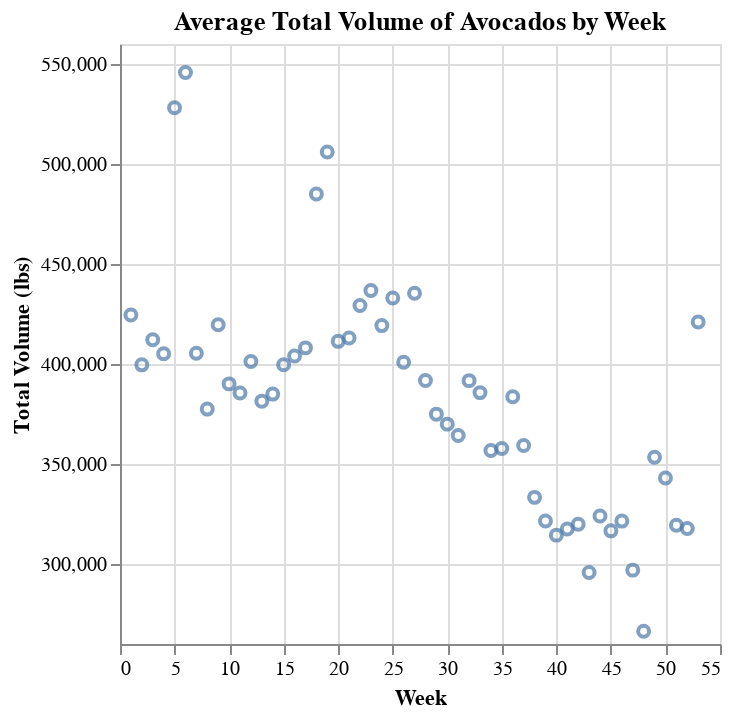

Notebook code for this chart:
### Code cell
"""
7. Create another scatter plot
"""
# Create scatter plot to visualize avg total avo volume by week
scatter_aggregate_2 = alt.Chart(avocado_aggregate_2).mark_point().encode(
    x=alt.X('wk', title='Week'),
    y=alt.Y('total_volume')
            .title("Total Volume (lbs)")
            .scale(zero=False)
).properties(
    title="Average Total Volume of Avocados by Week"
)

scatter_aggregate_2 # Display chart

### Figure 1 — Vega specification as saved in the notebook (floating-point values rounded to 4 significant figures)
{"$schema": "https://vega.github.io/schema/vega/v5.json", "data": [{"name": "source_0", "values": [{"total_volume": 424500.0, "wk": 1}, {"total_volume": 399600.0, "wk": 2}, {"total_volume": 412100.0, "wk": 3}, {"total_volume": 405100.0, "wk": 4}, {"total_volume": 528100.0, "wk": 5}, {"total_volume": 545700.0, "wk": 6}, {"total_volume": 405400.0, "wk": 7}, {"total_volume": 377400.0, "wk": 8}, {"total_volume": 419700.0, "wk": 9}, {"total_volume": 390100.0, "wk": 10}, {"total_volume": 385500.0, "wk": 11}, {"total_volume": 401200.0, "wk": 12}, {"total_volume": 381400.0, "wk": 13}, {"total_volume": 385000.0, "wk": 14}, {"total_volume": 399600.0, "wk": 15}, {"total_volume": 404000.0, "wk": 16}, {"total_volume": 408100.0, "wk": 17}, {"total_volume": 485000.0, "wk": 18}, {"total_volume": 506000.0, "wk": 19}, {"total_volume": 411300.0, "wk": 20}, {"total_volume": 413000.0, "wk": 21}, {"total_volume": 429200.0, "wk": 22}, {"total_volume": 436800.0, "wk": 23}, {"total_volume": 419200.0, "wk": 24}, {"total_volume": 433000.0, "wk": 25}, {"total_volume": 400800.0, "wk": 26}, {"total_volume": 435400.0, "wk": 27}, {"total_volume": 391700.0, "wk": 28}, {"total_volume": 374900.0, "wk": 29}, {"total_volume": 369900.0, "wk": 30}, {"total_volume": 364300.0, "wk": 31}, {"total_volume": 391700.0, "wk": 32}, {"total_volume": 385700.0, "wk": 33}, {"total_volume": 356800.0, "wk": 34}, {"total_volume": 357700.0, "wk": 35}, {"total_volume": 383600.0, "wk": 36}, {"total_volume": 359300.0, "wk": 37}, {"total_volume": 333300.0, "wk": 38}, {"total_volume": 321500.0, "wk": 39}, {"total_volume": 314400.0, "wk": 40}, {"total_volume": 317500.0, "wk": 41}, {"total_volume": 319900.0, "wk": 42}, {"total_volume": 295800.0, "wk": 43}, {"total_volume": 324000.0, "wk": 44}, {"total_volume": 316600.0, "wk": 45}, {"total_volume": 321500.0, "wk": 46}, {"total_volume": 296900.0, "wk": 47}, {"total_volume": 266300.0, "wk": 48}, {"total_volume": 353400.0, "wk": 49}, {"total_volume": 343000.0, "wk": 50}, {"total_volume": 319400.0, "wk": 51}, {"total_volume": 317700.0, "wk": 52}, {"total_volume": 421000.0, "wk": 53}]}, {"name": "source_0_x_domain_wk", "values": [{"min": 1, "max": 53}]}, {"name": "source_0_y_domain_total_volume", "values": [{"min": 266300.0, "max": 545700.0}]}], "marks": [{"type": "symbol", "name": "marks", "from": {"data": "source_0"}, "encode": {"update": {"opacity": {"value": 0.7}, "x": {"field": "wk", "scale": "x"}, "y": {"field": "total_volume", "scale": "y"}, "fill": {"value": "transparent"}, "stroke": {"value": "#4c78a8"}}}, "style": ["point"]}], "scales": [{"name": "x", "type": "linear", "domain": [{"signal": "(data(\"source_0_x_domain_wk\")[0] || {}).min"}, {"signal": "(data(\"source_0_x_domain_wk\")[0] || {}).max"}], "range": [0, {"signal": "width"}], "nice": true, "zero": true}, {"name": "y", "type": "linear", "domain": [{"signal": "(data(\"source_0_y_domain_total_volume\")[0] || {}).min"}, {"signal": "(data(\"source_0_y_domain_total_volume\")[0] || {}).max"}], "range": [{"signal": "height"}, 0], "zero": false, "nice": true}], "axes": [{"scale": "x", "gridScale": "y", "domain": false, "grid": true, "maxExtent": 0, "minExtent": 0, "zindex": 0, "aria": false, "orient": "bottom", "tickCount": {"signal": "ceil(width/40)"}, "ticks": false, "labels": false}, {"scale": "y", "grid": true, "ticks": false, "zindex": 0, "gridScale": "x", "tickCount": {"signal": "ceil(height/40)"}, "labels": false, "aria": false, "orient": "left", "domain": false, "minExtent": 0, "maxExtent": 0}, {"scale": "x", "grid": false, "title": "Week", "tickCount": {"signal": "ceil(width/40)"}, "labelOverlap": true, "orient": "bottom", "labelFlush": true, "zindex": 0}, {"scale": "y", "tickCount": {"signal": "ceil(height/40)"}, "grid": false, "zindex": 0, "labelOverlap": true, "orient": "left", "title": "Total Volume (lbs)"}], "title": {"text": "Average Total Volume of Avocados by Week", "frame": "group"}, "padding": 5, "background": "white", "style": "cell", "width": 300, "height": 300}
